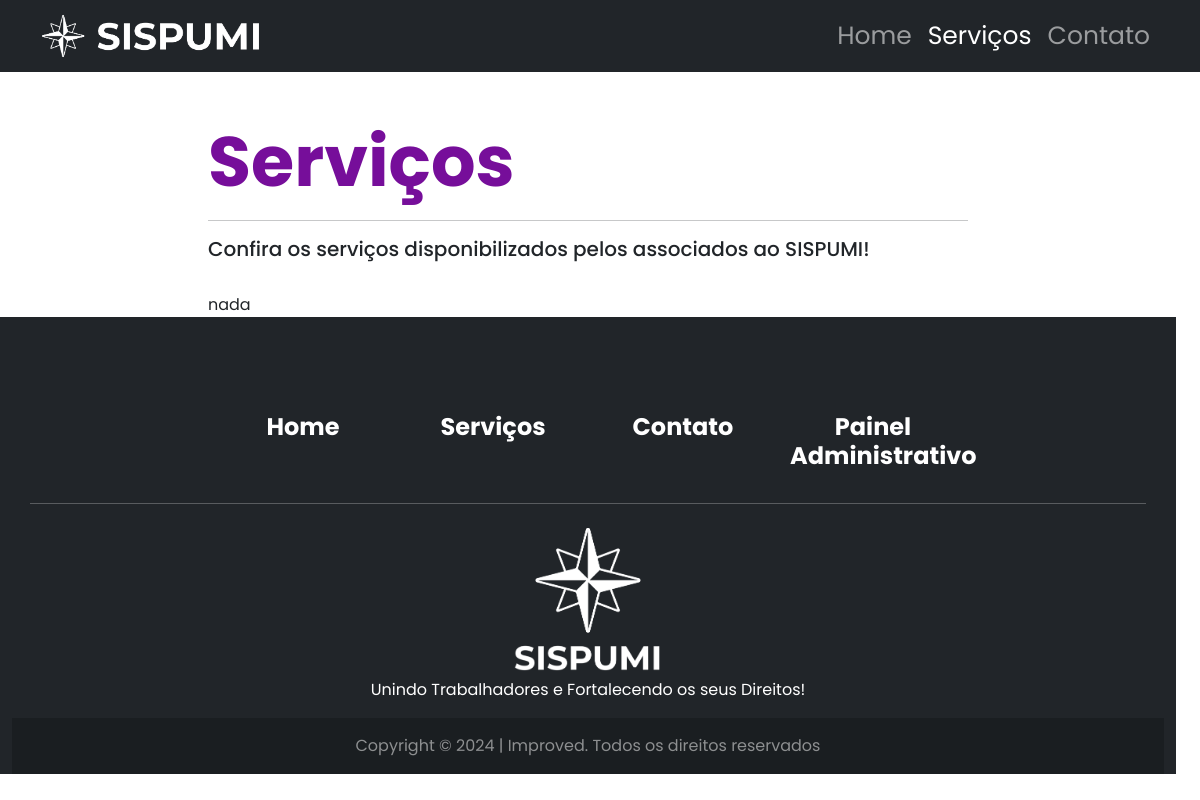
/servicos.php, run on an earlier commit of the app's database.
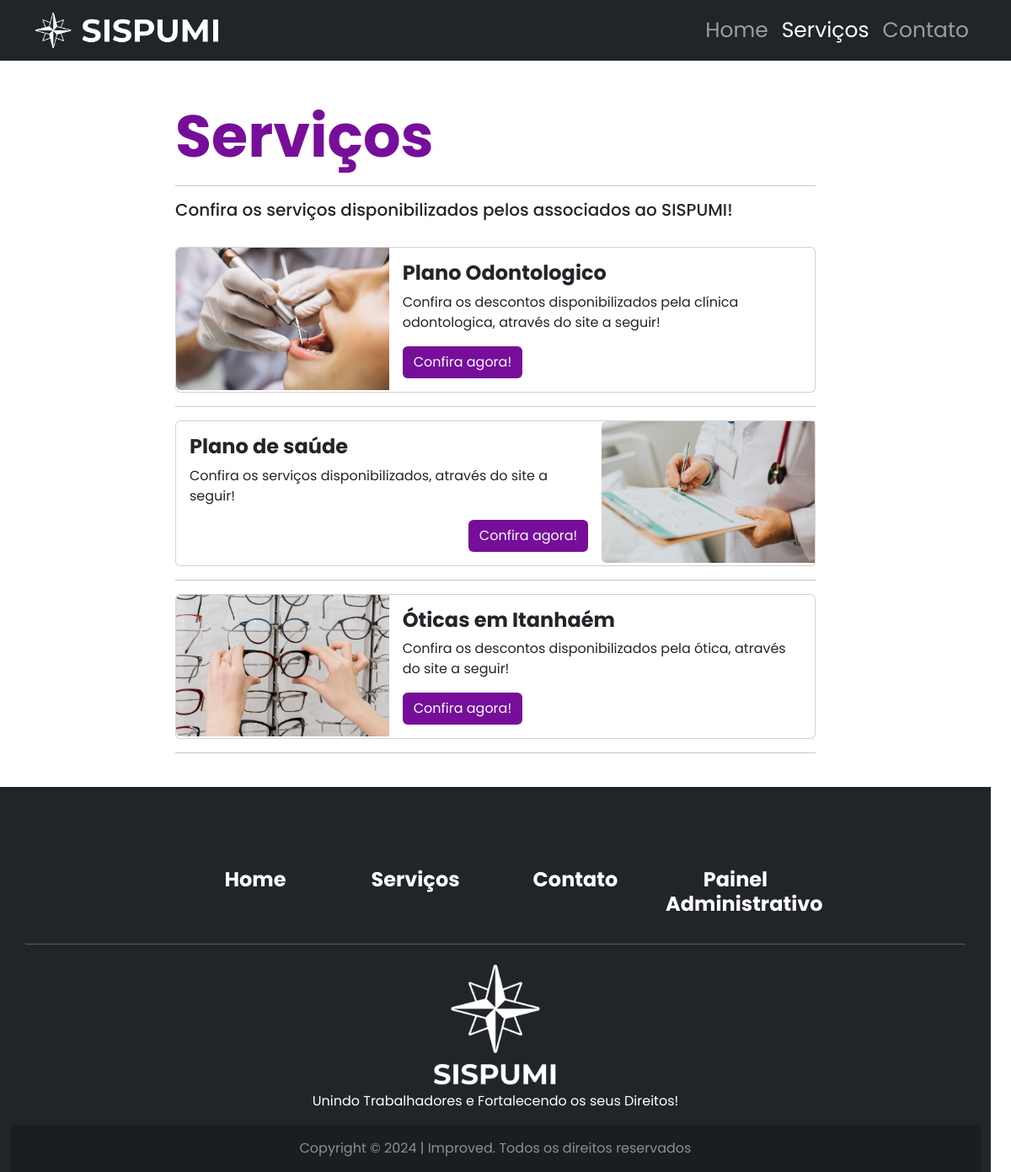
And on a later commit of the database.
### tables this page shows
CREATE TABLE IF NOT EXISTS `servico` (
  `id_servico` int(11) NOT NULL AUTO_INCREMENT,
  `nm_servico` varchar(45) NOT NULL,
  `desc_servico` varchar(255) NOT NULL,
  `imagem_servico` text,
  `link_servico` text,
  `status_servico` int(11) NOT NULL,
  `adm_id_adm` int(11) DEFAULT NULL,
  PRIMARY KEY (`id_servico`),
  KEY `adm_id_adm` (`adm_id_adm`)
);

### servicos.php (the view, shortened to what this page needs)
<?php
include('conexao.php');
$sql1 = 'SELECT * FROM servico WHERE status_servico = 1 ORDER BY id_servico DESC';
$ladoServico = "esquerda";
?>
<!DOCTYPE html>
<html>
<head>
	<link rel="stylesheet" type="text/css" href="css/bootstrap.min.css">
</head>
<body>
<nav class="navbar navbar-expand-lg navbar-dark bg-dark static-top">
  <div class="container">
    <a class="navbar-brand" href="index.php">
      <img src="./img/logo.png" alt="..." height="46">
    </a>
    <div class="collapse navbar-collapse" id="navbarSupportedContent">
      <ul class="navbar-nav ms-auto">
        <li class="nav-item">
          <a class="nav-link" aria-current="page" href="index.php" style="font-size: 25px;">Home</a>
        </li>
        <li class="nav-item">
          <a class="nav-link active" href="servicos.php" style="font-size: 25px;">Serviços</a>
        </li>
        <li class="nav-item">
          <a class="nav-link" href="contato.php" style="font-size: 25px;">Contato</a>
        </li>
      </ul>
    </div>
  </div>
</nav>
<br>
<div class="row container-fluid">
  <div class="col-sm-2"></div>
  <div class="col-sm-8">
    <br>
    <h1 style="font-size: 70px; color: #760E9A;"><strong>Serviços</strong></h1>
    <hr>
    <h5>Confira os serviços disponibilizados pelos associados ao SISPUMI!</h5>
    <br>
<?php
$executa = $con->query($sql1);
if($executa -> fetch_array() == ""){
    echo 'nada';
  }else{
    $executa = $con->query($sql1);
    while($servico = $executa -> fetch_array()){
      if($ladoServico == "esquerda"){
        echo '
        <div class="card mb-3" style="max-width: 100%;">
          <div class="row g-0">
            <div class="col-md-4">
              <img src="'.$servico['imagem_servico'].'" class="img-fluid rounded-start" alt="...">
            </div>
            <div class="col-md-8">
              <div class="card-body">
                <h4 class="card-title"><strong>'.$servico['nm_servico'].'</strong></h4>
                <p class="card-text">'.$servico['desc_servico'].'</p>
                <a href="'.$servico['link_servico'].'" target="_blank" class="btn text-light" style="background-color: #760E9A;">Confira agora!</a>
              </div>
            </div>
          </div>
        </div>
        <hr>';
        $ladoServico = "direita";
      }else{
        echo '
        <div class="card mb-3" style="max-width: 100%;">
          <div class="row g-0">
            <div class="col-md-8">
              <div class="card-body" style="text-align: right;">
                <h4 class="card-title" align="left"><strong>'.$servico['nm_servico'].'</strong></h4>
                <p class="card-text" align="left">'.$servico['desc_servico'].'</p>
                <a href="'.$servico['link_servico'].'" target="_blank" class="btn text-light" style="background-color: #760E9A;">Confira agora!</a>
              </div>
            </div>
            <div class="col-md-4">
              <img src="'.$servico['imagem_servico'].'" class="img-fluid rounded-start" alt="...">
            </div>
          </div>
        </div>
        <hr>';
        $ladoServico = "esquerda";
      }
    }
  }
?>
    <br>
</div>
<footer class="text-center text-white bg-dark">
    <div class="container">
      <section class="mt-5">
        <div class="row text-center d-flex justify-content-center pt-5">
          <div class="col-md-2">
            <h4 class="font-weight-bold">
              <a href="index.php" class="text-white"><strong>Home</strong></a>
            </h4>
          </div>
          <div class="col-md-2">
            <h4 class="font-weight-bold">
              <a href="servicos.php" class="text-white"><strong>Serviços</strong></a>
            </h4>
          </div>
          <div class="col-md-2">
            <h4 class="font-weight-bold">
              <a href="./contato.php" class="text-white"><strong>Contato</strong></a>
            </h4>
          </div>
          <div class="col-md-2">
            <h4 class="font-weight-bold">
              <a href="./login.php" class="text-white"><strong>Painel Administrativo</strong></a>
            </h4>
          </div>
        </div>
      </section>
      <hr class="my-4" />
        <div class="row d-flex justify-content-center">
          <div class="col-lg-8 text-white">
            <img src="./img/logo1.png" alt="..." height="150">
            <p>
               Unindo Trabalhadores e Fortalecendo os seus Direitos!
            </p>
          </div>
        </div>
    </div>
    <div
         class="text-center p-3 text-white-50"
         style="background-color: rgba(0, 0, 0, 0.2)"
         >
      Copyright © 2024 | Improved. Todos os direitos reservados
    </div>
  </footer>
</body>
</html>

### servicos.php (style rules this page uses)
body { font-family: poppins; }
a { text-decoration: none; color: white; }

What changed in the data, as far as the page shows it:
added servico: imagem_servico (picture), nm_servico "Plano Odontologico", desc_servico "Confira os descontos disponibilizados pela clínica odontologica, através do site a seguir!"
added servico: nm_servico "Plano de saúde", desc_servico "Confira os serviços disponibilizados, através do site a seguir!", imagem_servico (picture)
added servico: imagem_servico (picture), nm_servico "Óticas em Itanhaém", desc_servico "Confira os descontos disponibilizados pela ótica, através do site a seguir!"
Also different on the page:
text no longer shown: "nada"
